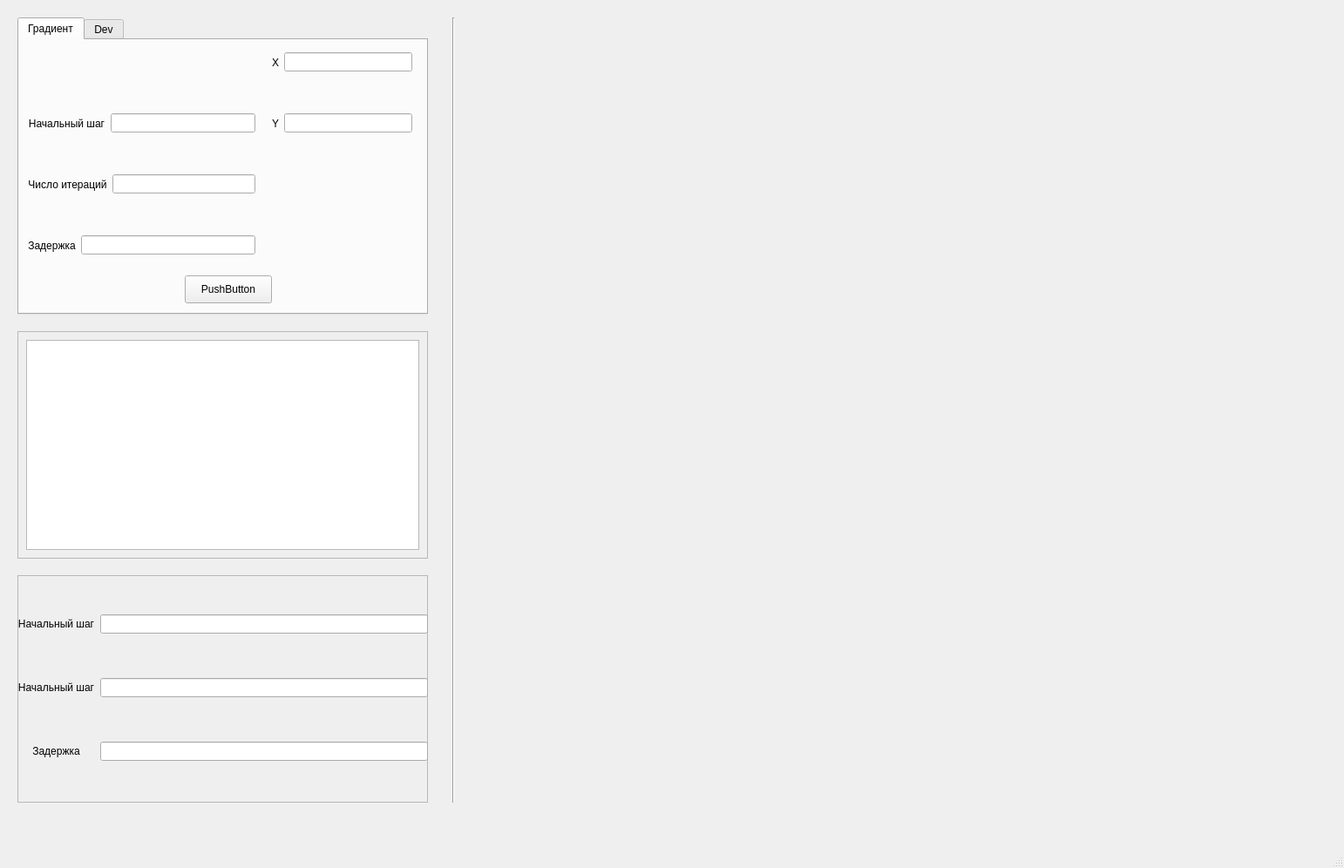
<?xml version="1.0" encoding="UTF-8"?>
<ui version="4.0">
 <class>MainWindow</class>
 <widget class="QMainWindow" name="MainWindow">
  <property name="geometry">
   <rect>
    <x>0</x>
    <y>0</y>
    <width>1542</width>
    <height>996</height>
   </rect>
  </property>
  <property name="minimumSize">
   <size>
    <width>100</width>
    <height>920</height>
   </size>
  </property>
  <property name="windowTitle">
   <string>MainWindow</string>
  </property>
  <widget class="QWidget" name="centralwidget">
   <widget class="QWidget" name="graphic" native="true">
    <property name="geometry">
     <rect>
      <x>550</x>
      <y>20</y>
      <width>941</width>
      <height>901</height>
     </rect>
    </property>
    <property name="autoFillBackground">
     <bool>true</bool>
    </property>
   </widget>
   <widget class="Line" name="line">
    <property name="geometry">
     <rect>
      <x>510</x>
      <y>20</y>
      <width>20</width>
      <height>901</height>
     </rect>
    </property>
    <property name="orientation">
     <enum>Qt::Vertical</enum>
    </property>
   </widget>
   <widget class="QTabWidget" name="tabWidget">
    <property name="geometry">
     <rect>
      <x>20</x>
      <y>20</y>
      <width>471</width>
      <height>341</height>
     </rect>
    </property>
    <property name="autoFillBackground">
     <bool>true</bool>
    </property>
    <property name="currentIndex">
     <number>0</number>
    </property>
    <widget class="QWidget" name="tab_gradient">
     <attribute name="title">
      <string>Градиент</string>
     </attribute>
     <widget class="QPushButton" name="pushButton">
      <property name="geometry">
       <rect>
        <x>190</x>
        <y>270</y>
        <width>100</width>
        <height>32</height>
       </rect>
      </property>
      <property name="text">
       <string>PushButton</string>
      </property>
     </widget>
     <widget class="QWidget" name="horizontalLayoutWidget">
      <property name="geometry">
       <rect>
        <x>290</x>
        <y>0</y>
        <width>161</width>
        <height>51</height>
       </rect>
      </property>
      <layout class="QHBoxLayout" name="horizontalLayout_2">
       <item>
        <widget class="QLabel" name="label">
         <property name="text">
          <string>X</string>
         </property>
         <property name="alignment">
          <set>Qt::AlignCenter</set>
         </property>
        </widget>
       </item>
       <item>
        <widget class="QLineEdit" name="lineEdit"/>
       </item>
      </layout>
     </widget>
     <widget class="QWidget" name="horizontalLayoutWidget_2">
      <property name="geometry">
       <rect>
        <x>290</x>
        <y>70</y>
        <width>161</width>
        <height>51</height>
       </rect>
      </property>
      <layout class="QHBoxLayout" name="horizontalLayout_3">
       <item>
        <widget class="QLabel" name="label_2">
         <property name="text">
          <string>Y</string>
         </property>
         <property name="alignment">
          <set>Qt::AlignCenter</set>
         </property>
        </widget>
       </item>
       <item>
        <widget class="QLineEdit" name="lineEdit_2"/>
       </item>
      </layout>
     </widget>
     <widget class="QWidget" name="horizontalLayoutWidget_3">
      <property name="geometry">
       <rect>
        <x>10</x>
        <y>70</y>
        <width>261</width>
        <height>51</height>
       </rect>
      </property>
      <layout class="QHBoxLayout" name="horizontalLayout_4">
       <item>
        <widget class="QLabel" name="label_3">
         <property name="text">
          <string>Начальный шаг</string>
         </property>
         <property name="alignment">
          <set>Qt::AlignCenter</set>
         </property>
        </widget>
       </item>
       <item>
        <widget class="QLineEdit" name="lineEdit_5"/>
       </item>
      </layout>
     </widget>
     <widget class="QWidget" name="horizontalLayoutWidget_4">
      <property name="geometry">
       <rect>
        <x>10</x>
        <y>140</y>
        <width>261</width>
        <height>51</height>
       </rect>
      </property>
      <layout class="QHBoxLayout" name="horizontalLayout_5">
       <item>
        <widget class="QLabel" name="label_4">
         <property name="text">
          <string>Число итераций</string>
         </property>
         <property name="alignment">
          <set>Qt::AlignCenter</set>
         </property>
        </widget>
       </item>
       <item>
        <widget class="QLineEdit" name="lineEdit_6"/>
       </item>
      </layout>
     </widget>
     <widget class="QWidget" name="horizontalLayoutWidget_5">
      <property name="geometry">
       <rect>
        <x>10</x>
        <y>210</y>
        <width>261</width>
        <height>51</height>
       </rect>
      </property>
      <layout class="QHBoxLayout" name="horizontalLayout_6">
       <item>
        <widget class="QLabel" name="label_5">
         <property name="text">
          <string>Задержка</string>
         </property>
         <property name="alignment">
          <set>Qt::AlignCenter</set>
         </property>
        </widget>
       </item>
       <item>
        <widget class="QLineEdit" name="lineEdit_7"/>
       </item>
      </layout>
     </widget>
    </widget>
    <widget class="QWidget" name="tab_2">
     <attribute name="title">
      <string>Dev</string>
     </attribute>
    </widget>
   </widget>
   <widget class="QFrame" name="frame">
    <property name="geometry">
     <rect>
      <x>20</x>
      <y>380</y>
      <width>471</width>
      <height>261</height>
     </rect>
    </property>
    <property name="autoFillBackground">
     <bool>true</bool>
    </property>
    <property name="frameShape">
     <enum>QFrame::StyledPanel</enum>
    </property>
    <property name="frameShadow">
     <enum>QFrame::Raised</enum>
    </property>
    <widget class="QTextEdit" name="textEdit">
     <property name="geometry">
      <rect>
       <x>10</x>
       <y>10</y>
       <width>451</width>
       <height>241</height>
      </rect>
     </property>
    </widget>
   </widget>
   <widget class="QFrame" name="frame_2">
    <property name="geometry">
     <rect>
      <x>20</x>
      <y>660</y>
      <width>471</width>
      <height>261</height>
     </rect>
    </property>
    <property name="autoFillBackground">
     <bool>true</bool>
    </property>
    <property name="frameShape">
     <enum>QFrame::StyledPanel</enum>
    </property>
    <property name="frameShadow">
     <enum>QFrame::Raised</enum>
    </property>
    <widget class="QWidget" name="gridLayoutWidget">
     <property name="geometry">
      <rect>
       <x>0</x>
       <y>0</y>
       <width>471</width>
       <height>261</height>
      </rect>
     </property>
     <layout class="QGridLayout" name="gridLayout">
      <item row="1" column="0">
       <widget class="QLabel" name="label_11">
        <property name="text">
         <string>Начальный шаг</string>
        </property>
        <property name="alignment">
         <set>Qt::AlignCenter</set>
        </property>
       </widget>
      </item>
      <item row="2" column="0">
       <widget class="QLabel" name="label_8">
        <property name="text">
         <string>Задержка</string>
        </property>
        <property name="alignment">
         <set>Qt::AlignCenter</set>
        </property>
       </widget>
      </item>
      <item row="0" column="0">
       <widget class="QLabel" name="label_10">
        <property name="text">
         <string>Начальный шаг</string>
        </property>
        <property name="alignment">
         <set>Qt::AlignCenter</set>
        </property>
       </widget>
      </item>
      <item row="0" column="1">
       <widget class="QLineEdit" name="lineEdit_13"/>
      </item>
      <item row="1" column="1">
       <widget class="QLineEdit" name="lineEdit_10"/>
      </item>
      <item row="2" column="1">
       <widget class="QLineEdit" name="lineEdit_12"/>
      </item>
     </layout>
    </widget>
   </widget>
  </widget>
  <widget class="QMenuBar" name="menubar">
   <property name="geometry">
    <rect>
     <x>0</x>
     <y>0</y>
     <width>1542</width>
     <height>21</height>
    </rect>
   </property>
  </widget>
  <widget class="QStatusBar" name="statusbar"/>
 </widget>
 <resources/>
 <connections/>
</ui>
